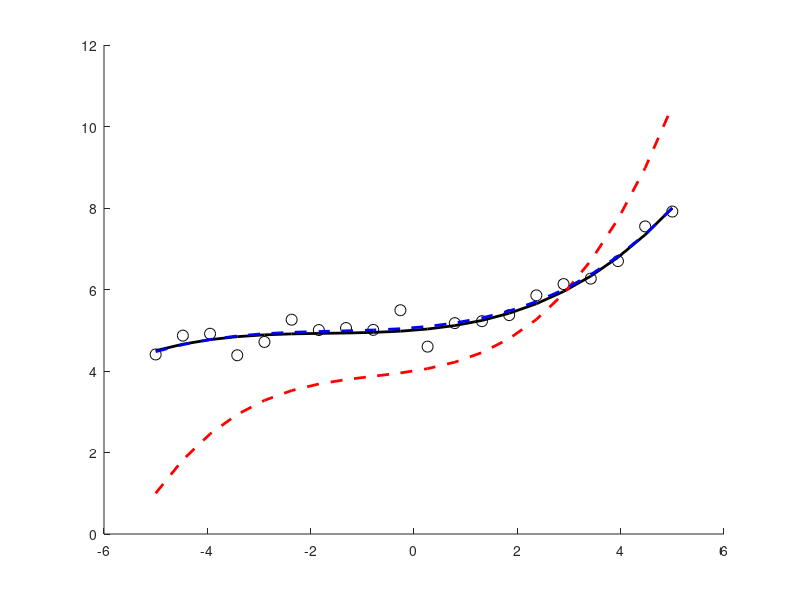

Here is the MATLAB script that generated this plot: (Note: this script raises an error after producing the figure.)
% OLS_Cubic.m
% Author: Mitchel J. Colebank
% Script for MATH 728: UQ for Phys and Biol Sys
% Date created: January, 2025
%
% Defines a cubic model and then calibrates to data under the assumption of
% normal, gaussian iid errors

xspace = linspace(-5,5, 20);
% xspace = linspace(-0.5,0.5, 20);

cubic_model = @(q,x) q(1) + q(2).*x ...
            + q(3).*x.^2 + q(4).*x.^3;

param_star = [5 0.1 0.05 0.01];
param_guess = [4 0.2 0.07 0.03];
% param_star = [0.1 2 1e-5 1e-5];

num_param = 4;
n_xpts = length(xspace);

true_data = cubic_model(param_star,xspace);
noisy_data = true_data+normrnd(0,0.25,1,20);
initial_guess = cubic_model(param_guess,xspace);

% Solve the system to see how our apriori or nominal fits are
figure(1); clf; hold on;
plot(xspace,true_data,'-k','LineWidth',2);
plot(xspace,noisy_data,'ko','MarkerSize',8);
plot(xspace,initial_guess,'--r','LineWidth',2);

%% We want to find the parameters that best explain this data using an,
% ordinary least squares approach


% We will start by using the "nlinfit" function, which is UNCONSTRAINED
% optimization. Later we will try using "fmincon" which can handle bounded
% parameter domains

% Note: the nlinfit function is nice because it calculates the optimal
% parameter value and returns the residual, jacobian, and covariance
% estimates
[param_opt,residual_final,Jacob_opt,COVB,MSE] = nlinfit(xspace,noisy_data,cubic_model,param_guess);
disp('Final estimate');
disp(param_opt');
disp('true value');
disp(param_star);

figure(1); hold on;
plot(xspace,cubic_model(param_opt,xspace),'--b','LineWidth',2);

%% After running the optmization, we can construct confidence intervals for the estimates
% and provide output prediction intervals
% The "nlpredci" function takes the model and independent variable and
% provides predicted values at the independent variable and the associated
% uncertainty in terms of the confidence interval
xtest = linspace(-7,7,30);
[YPRED, delta] = nlpredci(cubic_model,xtest,param_opt,residual_final,'Covariance',COVB);

figure(2);clf; hold on;
plot(xtest,YPRED,'--k','LineWidth',2);
plot(xtest,YPRED+delta,'--r','LineWidth',2);
plot(xtest,YPRED-delta,'--r','LineWidth',2);
plot(xspace,noisy_data,'ko','MarkerSize',8);

% We can also get parameter confidence intervals
CI = nlparci(param_opt,residual_final,'covariance',COVB);
disp('parameter lower/upper confidence intervals')
disp(CI)

